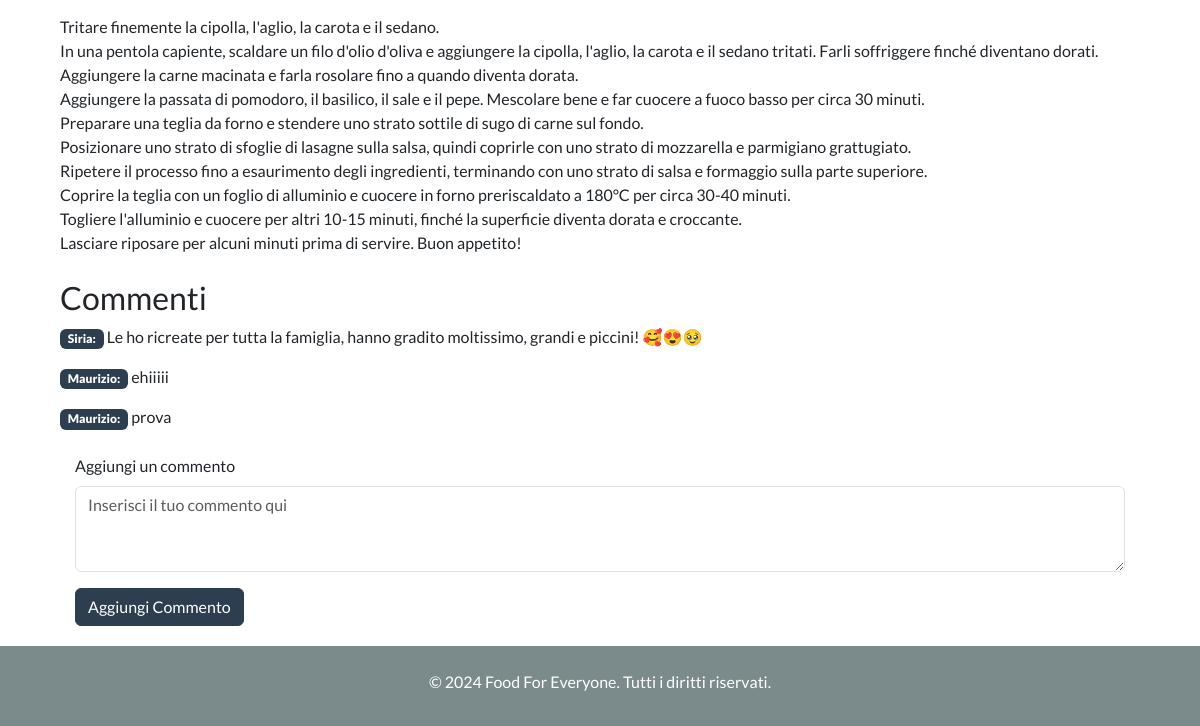
/recipe/1/ (lower part), run on an earlier commit of the app's database.
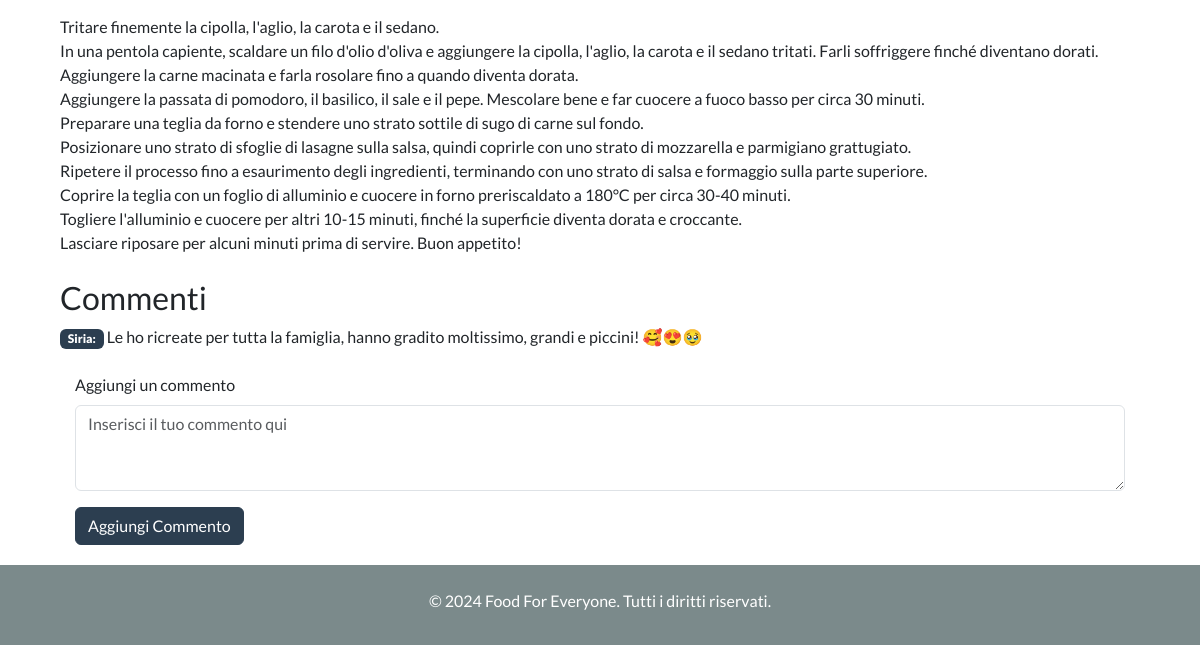
And on a later commit of the database.
### ffe/models.py (models this page shows, shortened)
class Recipe(models.Model):
    author = models.ForeignKey(User, on_delete=models.CASCADE, related_name='authored_recipes', null=True, blank=True)
    user = models.ForeignKey(User, on_delete=models.CASCADE, related_name='recipes', null=True, blank=True)
    title = models.CharField(max_length=100)
    description = models.TextField()
    image = models.ImageField(upload_to='recipes/', default='recipes/default-image.jpg')
    created_at = models.DateTimeField(auto_now_add=True)
    updated_at = models.DateTimeField(auto_now=True)
    favorited_by = models.ManyToManyField(User, related_name='favorite_recipes', blank=True)
    ingredients = models.TextField(default='')  # Campo per la lista degli ingredienti
    instructions = models.TextField(default='')  # Campo per le istruzioni
    preparation_time = models.CharField(max_length=50, null=True, blank=True)
    cooking_time = models.CharField(max_length=50, null=True, blank=True)
    servings = models.IntegerField(null=True, blank=True)
    CATEGORY_CHOICES = [
        ('Aperitivo', 'Aperitivo'),
        ('Piatto Principale', 'Piatto Principale'),
        ('Secondo Piatto', 'Secondo Piatto'),
        ('Contorno', 'Contorno'),
        ('Dessert', 'Dessert'),
    ]
    category = models.CharField(max_length=50, choices=CATEGORY_CHOICES, null=True, blank=True)
    DIFFICULTY_CHOICES = [
        ('Facile', 'Facile'),
        ('Media', 'Media'),
        ('Difficile', 'Difficile'),
    ]
    difficulty = models.CharField(max_length=20, choices=DIFFICULTY_CHOICES, null=True, blank=True)
    average_rating = models.FloatField(default=0, validators=[MinValueValidator(0), MaxValueValidator(10)])

class Comment(models.Model):
    recipe = models.ForeignKey('Recipe', related_name='comments', on_delete=models.CASCADE)
    user = models.ForeignKey(User, on_delete=models.CASCADE)
    content = models.TextField()
    created_at = models.DateTimeField(auto_now_add=True)
    updated_at = models.DateTimeField(auto_now=True)

### ffe/views.py (the view, shortened to what this page needs)
# urls.py: path('recipe/<int:recipe_id>/', views.recipe_detail, name='recipe_detail'),
def recipe_detail(request, recipe_id):
    recipe = get_object_or_404(Recipe, id=recipe_id)
    author_username = recipe.user.username if recipe.user else None  # Ottieni l'username dell'autore della ricetta se presente
    comment_form = CommentForm()
    is_following = False
    if request.user.is_authenticated:
        is_following = Follower.objects.filter(user=recipe.user, follower=request.user).exists()
    categories = Recipe.CATEGORY_CHOICES
    context = {
        'recipe': recipe,
        'comment_form': comment_form,
        'categories': categories,
        'is_following': is_following,
        'author_username': author_username,  # Passa l'username dell'autore della ricetta al contesto del template
    }
    return render(request, 'ffe/recipe_detail.html', context)

### ffe/forms.py
class CommentForm(forms.ModelForm):
    class Meta:
        model = Comment
        fields = ['content']

### ffe/templates/ffe/recipe_detail.html (shortened to what this page needs)
{% extends "base.html" %}
{% block content %}
    <div class="container mt-5">
        <div class="mt-4">
            <p><strong>Istruzioni:</strong> <br>{{ recipe.instructions | linebreaks }}</p>
        </div>
        <h3 class="mt-4">Commenti</h3>
        <div>
            {% for comment in recipe.comments.all %}
                <p><span class="badge bg-primary"><strong>{{ comment.user.username }}:</strong></span> {{ comment.content }}</p>
            {% empty %}
                <p>Sii il primo a commentare questa ricetta!</p>
            {% endfor %}
        </div>
        <div class="container mt-4" style="margin-bottom: 20px">
            <form id="comment-form" method="post" action="{% url 'recipe_detail' recipe.id %}">
                <div class="mb-3">
                    <label for="id_content" class="form-label">Aggiungi un commento</label>
                    <textarea class="form-control" id="id_content" name="content" rows="3" placeholder="Inserisci il tuo commento qui"></textarea>
                </div>
                <button type="submit" class="btn btn-primary">Aggiungi Commento</button>
            </form>
        </div>
    </div>
{% endblock %}

### ffe/templates/base.html (shortened to what this page needs)
<!DOCTYPE html>
<html lang="it-IT">
<head>
    <link rel="stylesheet" type="text/css" href="https://bootswatch.com/5/flatly/bootstrap.min.css">
    <link rel="stylesheet" href="https://cdnjs.cloudflare.com/ajax/libs/font-awesome/6.0.0-beta3/css/all.min.css">
    {% load static %}
    <link rel="stylesheet" href="{% static 'css/styles.css' %}">
</head>
<body>
    <div class="container">
        {% block content %}{% endblock %}
    </div>
    <footer class="bg-dark text-white py-4">
        <div class="container text-center">
            <p>&copy; 2024 Food For Everyone. Tutti i diritti riservati.</p>
        </div>
    </footer>
</body>
</html>

### static/css/styles.css (style rules this page uses)
footer { position: relative !important; bottom: 0 !important; width: 100%; height: 80px; background-color: #343a40; color: white; text-align: center; padding: 20px; margin-top: auto; }
.container { padding-right: 15px; padding-left: 15px; margin-right: auto; margin-left: auto; }
body { display: flex; flex-direction: column; min-height: 100vh; }

### ffe/templates/base.html (style rules this page uses)
::placeholder { color: #555; opacity: 1; }

What changed in the data, as far as the page shows it:
removed Comment: user.username "Maurizio", content "ehiiiii"
removed Comment: user.username "Maurizio", content "prova"
